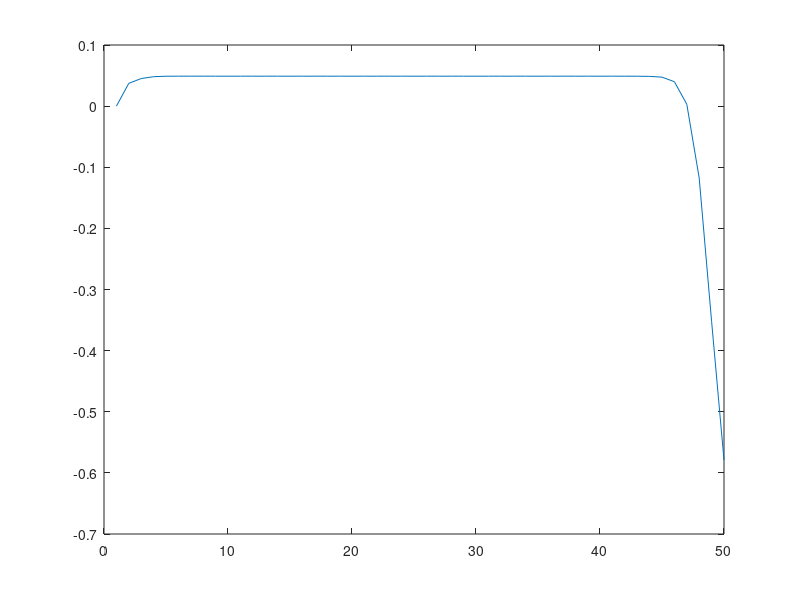

Reproduce this figure in MATLAB.
clear all
close all
clc


N=50;    %Number of particles (boundary particles excluded) 
L=2;     %Length of string
c=1;     %Wave speed c^2 = F/rho 
dx=L/N;%Distance bewteen particles
bo=2;    %Number of boundary particles on each side of problem domain
n=2*bo+N;%Total number of particles 
h=1.1*dx;%Smoothing length for all particles 
dt=0.001; %Size of timestep
Totalsteps=50;

%Definition of coordinates, Particle volume, initial values u(x) 
%and d/dx*u(x)=v

Xcord_point = linspace(0, 1, N)';
ParticleVol(1:N,1) = dx;

u_ini = 0.5*Xcord_point; 
v_ini = zeros(N,1); 

%Defining a matrix with values of d/dx*W used to find the derivate in each 
%timestep

for i=1:N
    for j=1:N        
        Xdif = Xcord_point(j,1)-Xcord_point(i,1);         
        dKernelvalue(i,j) = -1.1284*Xdif/h^3*exp(-Xdif^2/h^2); %(2.10)
    end
end

%Loop to solve Equation (2.1)
for step=1:Totalsteps     
    dFunction = zeros(N,1);    
    ddFunction = zeros(N,1);
    
    %First round of SPH diff. 1st derivate (2.4)        
    for j=1:N        
        dFunction(j,1) = sum(dKernelvalue(:,j).*ParticleVol.*u_ini); 
    end
   
    
    %Numerical integration – Simple Euler & Update of    
    %initial values (2.11)     
    v_new = v_ini + dFunction.*dt;     
    u_ini = u_ini + v_new.*dt;     
    v_ini = v_new;
    
    v_ini(1) =0;
    u_ini(1) =0 ;
    
    plot(u_ini)
    plot(v_ini)
    
end